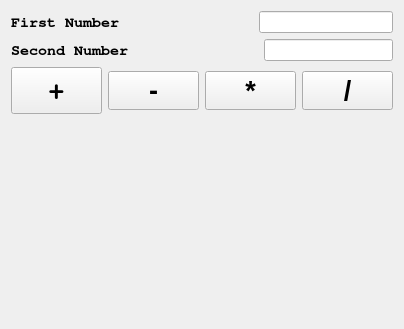
<?xml version="1.0" encoding="UTF-8"?>
<ui version="4.0">
 <class>Form</class>
 <widget class="QWidget" name="Form">
  <property name="geometry">
   <rect>
    <x>0</x>
    <y>0</y>
    <width>404</width>
    <height>329</height>
   </rect>
  </property>
  <property name="windowTitle">
   <string>Calculator</string>
  </property>
  <layout class="QVBoxLayout" name="verticalLayout">
   <item>
    <layout class="QHBoxLayout" name="horizontalLayout">
     <item>
      <widget class="QLabel" name="first_label">
       <property name="font">
        <font>
         <family>Nimbus Mono L</family>
         <pointsize>11</pointsize>
         <italic>false</italic>
         <bold>true</bold>
        </font>
       </property>
       <property name="text">
        <string>First Number</string>
       </property>
      </widget>
     </item>
     <item>
      <spacer name="horizontalSpacer">
       <property name="orientation">
        <enum>Qt::Horizontal</enum>
       </property>
       <property name="sizeHint" stdset="0">
        <size>
         <width>30</width>
         <height>20</height>
        </size>
       </property>
      </spacer>
     </item>
     <item>
      <widget class="QLineEdit" name="lineEdit"/>
     </item>
    </layout>
   </item>
   <item>
    <layout class="QHBoxLayout" name="horizontalLayout_2">
     <item>
      <widget class="QLabel" name="lsecond_label">
       <property name="font">
        <font>
         <family>Nimbus Mono L</family>
         <pointsize>11</pointsize>
         <bold>true</bold>
        </font>
       </property>
       <property name="text">
        <string>Second Number</string>
       </property>
      </widget>
     </item>
     <item>
      <spacer name="horizontalSpacer_2">
       <property name="orientation">
        <enum>Qt::Horizontal</enum>
       </property>
       <property name="sizeHint" stdset="0">
        <size>
         <width>40</width>
         <height>20</height>
        </size>
       </property>
      </spacer>
     </item>
     <item>
      <widget class="QLineEdit" name="lineEdit_2"/>
     </item>
    </layout>
   </item>
   <item>
    <layout class="QHBoxLayout" name="horizontalLayout_3">
     <item>
      <widget class="QPushButton" name="btn_plus">
       <property name="font">
        <font>
         <family>Nimbus Mono L</family>
         <pointsize>20</pointsize>
         <italic>false</italic>
         <bold>true</bold>
        </font>
       </property>
       <property name="text">
        <string>+</string>
       </property>
      </widget>
     </item>
     <item>
      <widget class="QPushButton" name="btn_minus">
       <property name="font">
        <font>
         <pointsize>20</pointsize>
         <italic>false</italic>
         <bold>true</bold>
        </font>
       </property>
       <property name="text">
        <string>-</string>
       </property>
      </widget>
     </item>
     <item>
      <widget class="QPushButton" name="btn_mult">
       <property name="font">
        <font>
         <pointsize>20</pointsize>
         <italic>false</italic>
         <bold>true</bold>
        </font>
       </property>
       <property name="text">
        <string>*</string>
       </property>
      </widget>
     </item>
     <item>
      <widget class="QPushButton" name="btn_div">
       <property name="font">
        <font>
         <pointsize>20</pointsize>
         <italic>false</italic>
         <bold>true</bold>
        </font>
       </property>
       <property name="text">
        <string>/</string>
       </property>
      </widget>
     </item>
    </layout>
   </item>
   <item>
    <spacer name="verticalSpacer">
     <property name="orientation">
      <enum>Qt::Vertical</enum>
     </property>
     <property name="sizeHint" stdset="0">
      <size>
       <width>20</width>
       <height>40</height>
      </size>
     </property>
    </spacer>
   </item>
   <item>
    <widget class="QLabel" name="result_label">
     <property name="font">
      <font>
       <family>Noto Sans CJK TC</family>
       <pointsize>16</pointsize>
      </font>
     </property>
     <property name="styleSheet">
      <string notr="true">QLabel {
color:green

}</string>
     </property>
     <property name="text">
      <string/>
     </property>
    </widget>
   </item>
  </layout>
 </widget>
 <resources/>
 <connections/>
</ui>
